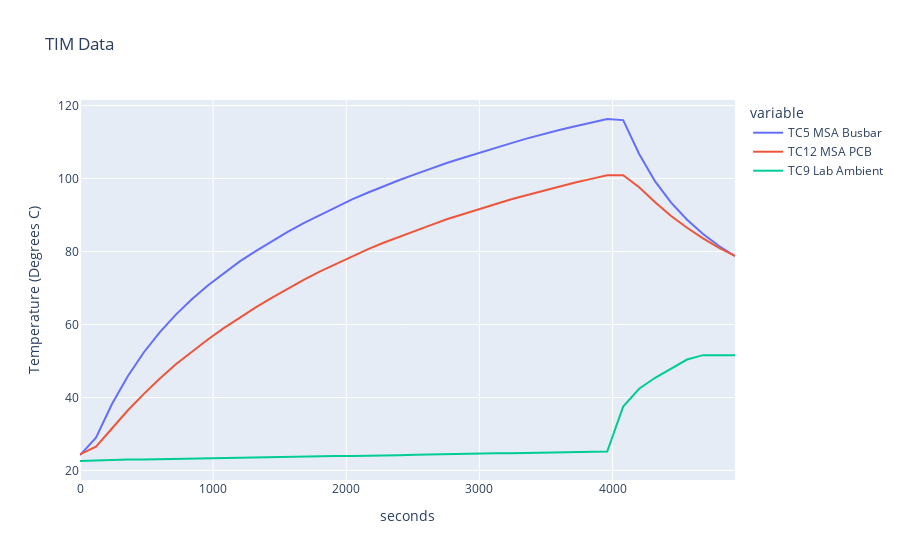

The cell this chart's notebook holds for it:
### Code cell
# plot all columns of the original df using plotly and display in this notebook
# msa_columns = [col for col in tim_df_timeFromStart.columns if 'MSA' in col]
msa_columns = ['TC5 MSA Busbar', 'TC12 MSA PCB', 'TC9 Lab Ambient']
columns_to_plot = msa_columns + ['TC9 Lab Ambient']

fig_tim = px.line(tim_df_timeFromStart, x='seconds', y=columns_to_plot, title='TIM Data', 
              labels={'value': 'Temperature (Degrees C)'})

fig_tim.show()

### Figure 1 — Plotly figure (JSON) as saved in the notebook; plotly's stock layout.template omitted (floating-point values rounded to 4 significant figures)
{"data": [{"hovertemplate": "variable=TC5 MSA Busbar<br>seconds=%{x}<br>Temperature (Degrees C)=%{y}<extra></extra>", "legendgroup": "TC5 MSA Busbar", "line": {"color": "#636efa", "dash": "solid"}, "marker": {"symbol": "circle"}, "mode": "lines", "name": "TC5 MSA Busbar", "orientation": "v", "showlegend": true, "type": "scatter", "x": [0, 120, 240, 360, 480, 600, 720, 840, 960, 1080, 1200, 1320, 1440, 1560, 1680, 1800, 1920, 2040, 2160, 2280, 2400, 2520, 2640, 2760, 2880, 3000, 3120, 3240, 3360, 3480, 3600, 3720, 3840, 3960, 4080, 4200, 4320, 4440, 4560, 4680, 4800, 4920], "xaxis": "x", "y": [24.2, 29, 38.2, 45.9, 52.4, 57.9, 62.7, 66.9, 70.7, 74.1, 77.3, 80.1, 82.8, 85.4, 87.8, 90, 92.2, 94.2, 96.1, 97.9, 99.6, 101.2, 102.8, 104.3, 105.7, 107.1, 108.5, 109.7, 111, 112.2, 113.3, 114.3, 115.4, 116.3, 116, 106.7, 99.2, 93.4, 88.7, 84.8, 81.5, 78.7], "yaxis": "y"}, {"hovertemplate": "variable=TC12 MSA PCB<br>seconds=%{x}<br>Temperature (Degrees C)=%{y}<extra></extra>", "legendgroup": "TC12 MSA PCB", "line": {"color": "#EF553B", "dash": "solid"}, "marker": {"symbol": "circle"}, "mode": "lines", "name": "TC12 MSA PCB", "orientation": "v", "showlegend": true, "type": "scatter", "x": [0, 120, 240, 360, 480, 600, 720, 840, 960, 1080, 1200, 1320, 1440, 1560, 1680, 1800, 1920, 2040, 2160, 2280, 2400, 2520, 2640, 2760, 2880, 3000, 3120, 3240, 3360, 3480, 3600, 3720, 3840, 3960, 4080, 4200, 4320, 4440, 4560, 4680, 4800, 4920], "xaxis": "x", "y": [24.4, 26.5, 31.5, 36.5, 41, 45.2, 49.1, 52.6, 55.9, 59, 61.9, 64.7, 67.3, 69.8, 72.2, 74.5, 76.6, 78.7, 80.6, 82.4, 84.1, 85.8, 87.3, 88.9, 90.3, 91.7, 93, 94.3, 95.5, 96.7, 97.8, 98.9, 99.9, 100.9, 100.9, 97.6, 93.5, 89.7, 86.5, 83.6, 81, 78.8], "yaxis": "y"}, {"hovertemplate": "variable=TC9 Lab Ambient<br>seconds=%{x}<br>Temperature (Degrees C)=%{y}<extra></extra>", "legendgroup": "TC9 Lab Ambient", "line": {"color": "#00cc96", "dash": "solid"}, "marker": {"symbol": "circle"}, "mode": "lines", "name": "TC9 Lab Ambient", "orientation": "v", "showlegend": true, "type": "scatter", "x": [0, 120, 240, 360, 480, 600, 720, 840, 960, 1080, 1200, 1320, 1440, 1560, 1680, 1800, 1920, 2040, 2160, 2280, 2400, 2520, 2640, 2760, 2880, 3000, 3120, 3240, 3360, 3480, 3600, 3720, 3840, 3960, 4080, 4200, 4320, 4440, 4560, 4680, 4800, 4920], "xaxis": "x", "y": [22.6, 22.8, 22.9, 23, 23, 23.1, 23.2, 23.3, 23.3, 23.4, 23.4, 23.6, 23.6, 23.7, 23.8, 23.9, 24, 24, 24, 24.1, 24.2, 24.3, 24.4, 24.4, 24.5, 24.6, 24.7, 24.7, 24.8, 24.9, 25, 25, 25.1, 25.2, 37.5, 42.4, 45.4, 47.8, 50.4, 51.6, 51.7, 51.6], "yaxis": "y"}], "layout": {"legend": {"title": {"text": "variable"}, "tracegroupgap": 0}, "title": {"text": "TIM Data"}, "xaxis": {"anchor": "y", "domain": [0, 1], "title": {"text": "seconds"}}, "yaxis": {"anchor": "x", "domain": [0, 1], "title": {"text": "Temperature (Degrees C)"}}}}
